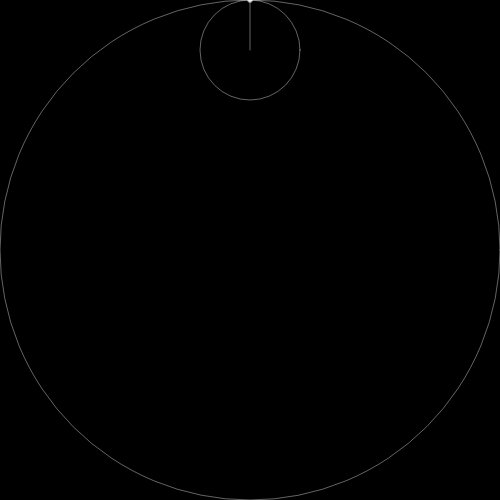
Frame 1 (no input)
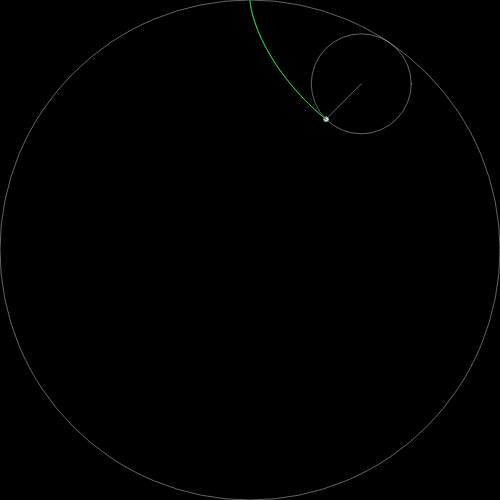
Frame 60 (no input)
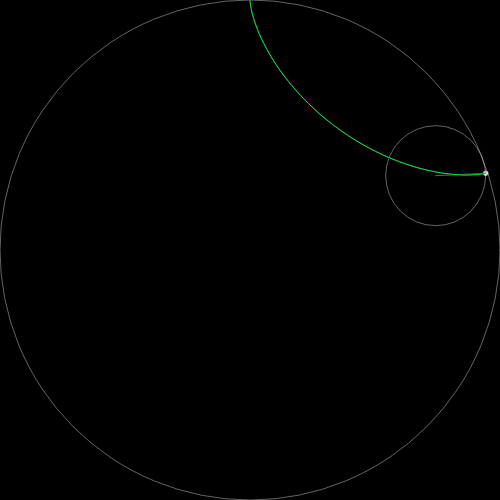
Frame 120 (the mouse pressed at the canvas centre since frame 60)

The p5.js sketch that drew these frames (run headless with seeded random() and noise() and a simulated clock; from frame 60 on, the mouse is pressed at the canvas centre):

// p5.js sketch
// ── sketch.js
let R = 250;
let r = 50;
let alfa = 0;
let apath = [];
let bpath = [];
let cpath = [];
let slider;

function setup() {
  createCanvas(500, 500);
  slider = createSlider(0, 20, 0);
}

function draw() {
  background(0);

  let offset = slider.value();

  translate(width / 2, height / 2);

  noFill();
  stroke(255, 100);
  ellipse(0, 0, R * 2);

  // Center
  let centerx = (R - r) * cos(alfa - HALF_PI);
  let centery = (R - r) * sin(alfa - HALF_PI);
  noFill();
  ellipse(centerx, centery, r * 2);

  let beta = alfa * R / r;
  let delta = alfa - beta;

  let apointx = centerx + cos(delta - HALF_PI) * (r - offset);
  let apointy = centery + sin(delta - HALF_PI) * (r - offset);

  let bpointx = centerx + cos(delta - HALF_PI) * r;
  let bpointy = centery + sin(delta - HALF_PI) * r;

  let cpointx = centerx + cos(delta - HALF_PI) * (r + offset);
  let cpointy = centery + sin(delta - HALF_PI) * (r + offset);

  line(centerx, centery, cpointx, cpointy);

  fill(255, 100);
  ellipse(apointx, apointy, 3);
  ellipse(bpointx, bpointy, 5);
  ellipse(cpointx, cpointy, 3);

  apath.push(createVector(apointx, apointy));
  bpath.push(createVector(bpointx, bpointy));
  cpath.push(createVector(cpointx, cpointy));

  noFill();

  stroke(255, 0, 0);
  beginShape();
  for (let v of apath) {
    vertex(v.x, v.y);
  }
  endShape();

  stroke(0, 0, 255);
  beginShape();
  for (let v of bpath) {
    vertex(v.x, v.y);
  }
  endShape();

  stroke(0, 255, 0);
  beginShape();
  for (let v of cpath) {
    vertex(v.x, v.y);
  }
  endShape();

  alfa += 0.01;


  // if (alfa / HALF_PI >= lcm(R, r) / R) {
  //   alfa = 0;
  //   path = [];
  // }
}

function gcd(a, b) {
  return !b ? a : gcd(b, a % b);
}

function lcm(a, b) {
  return (a * b) / gcd(a, b);
}
